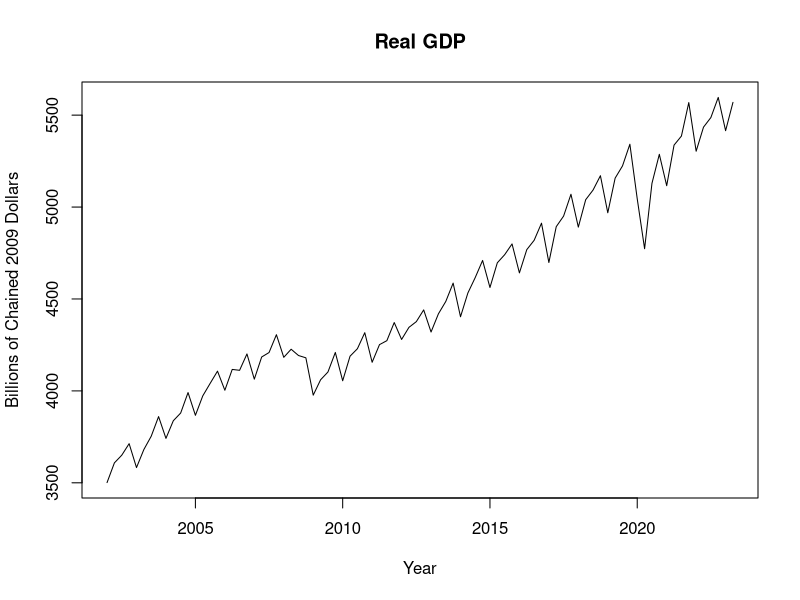
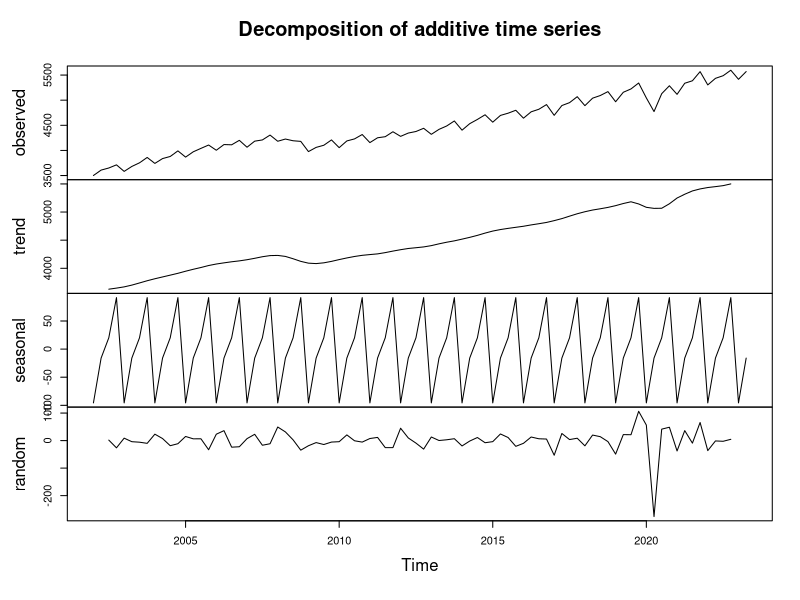
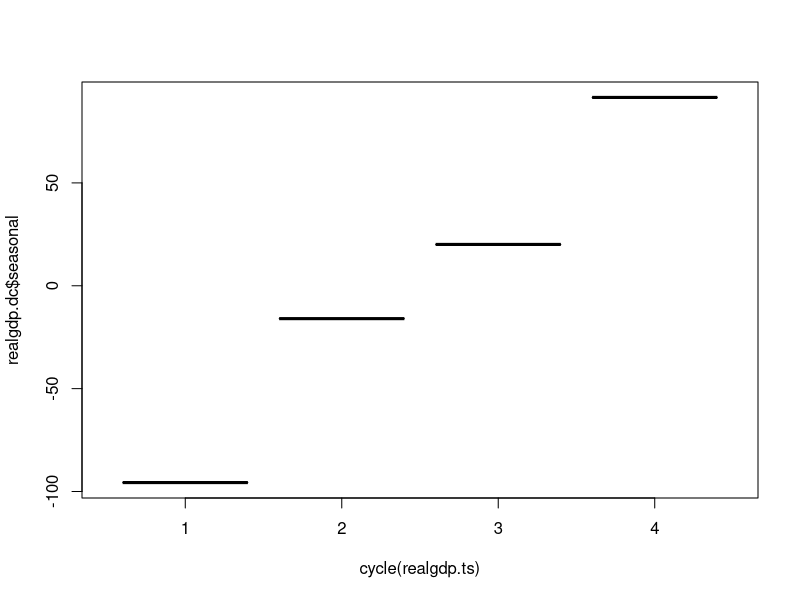
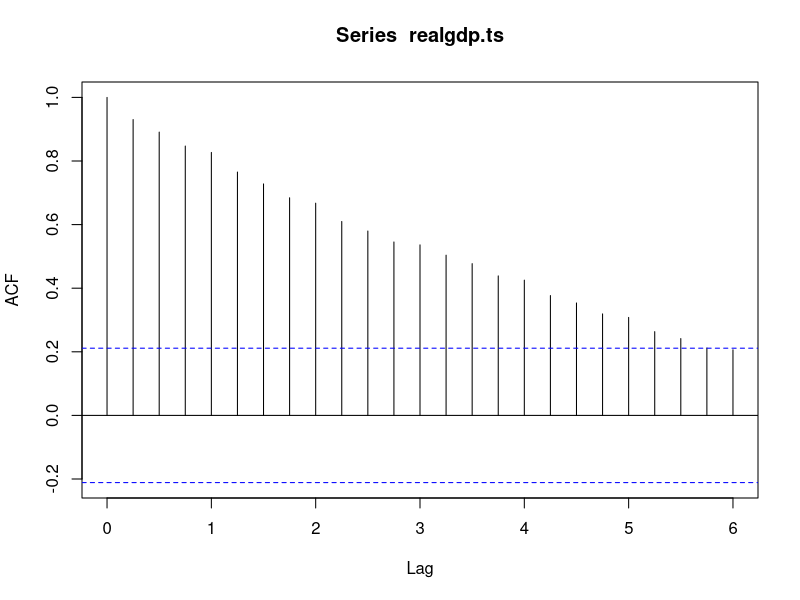
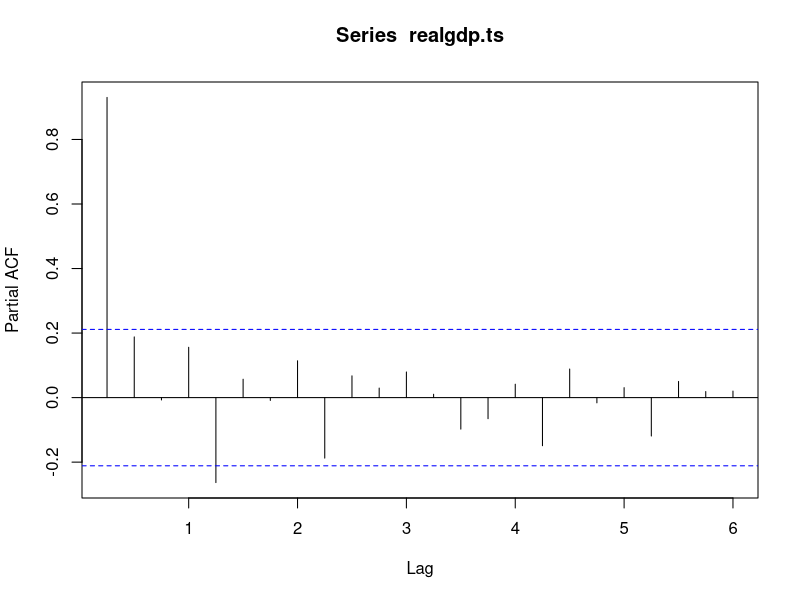
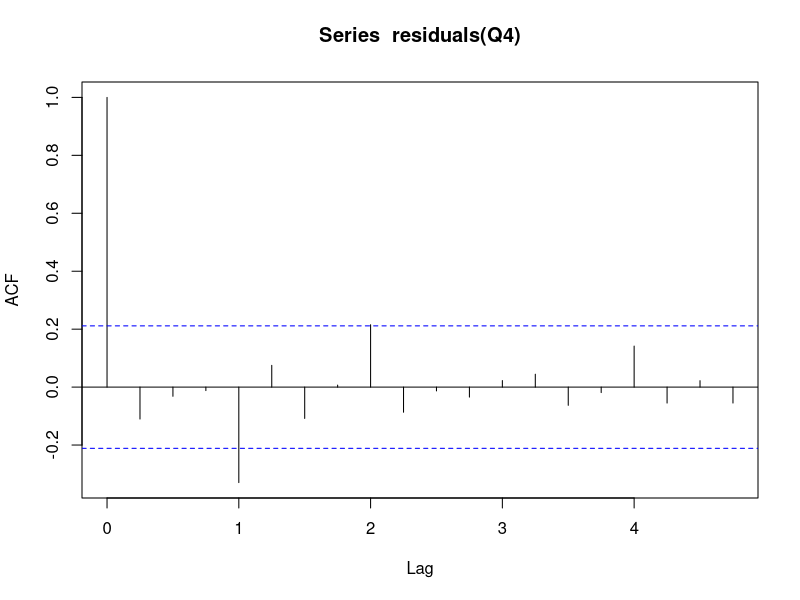
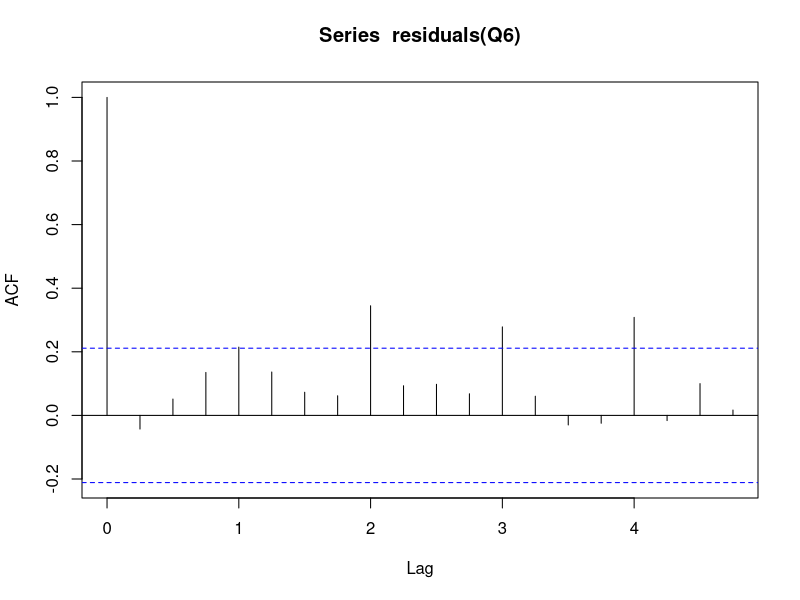
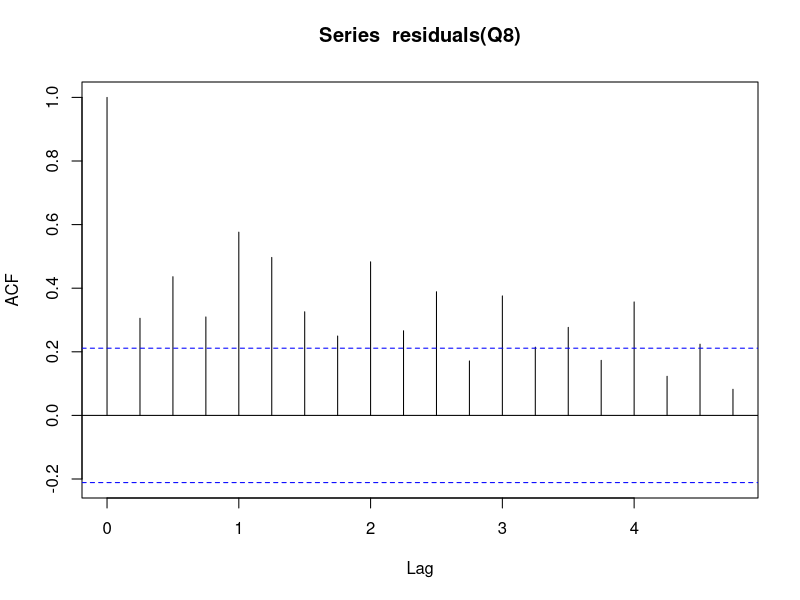

Write the R code that produced these figures, in order.
## ---- chunk 1
realgdp <- read.csv("./Data/realgdp.csv")
head(realgdp)
names(realgdp) <- c("Date", "REALGDP")
realgdp.ts <- ts(realgdp$REALGDP, start = c(2002, 1), frequency = 4)

plot(
  realgdp.ts,
  main = "Real GDP",
  ylab = "Billions of Chained 2009 Dollars",
  xlab = "Year"
)
## ---- chunk 2
realgdp.dc <- decompose(realgdp.ts)

plot(realgdp.dc)

boxplot(realgdp.dc$seasonal ~ cycle(realgdp.ts))
## ---- chunk 3
acf(realgdp.ts, lag.max = 24)
pacf(realgdp.ts, lag.max = 24)
## ---- chunk 4
for (p in 0:6) {
  print(
    paste("p=", p, " - ",
      formatC(
        arima(realgdp.ts, order = c(p, 0, 0), method = "ML")$aic,
        digits = 2, format = "f"
      ),
      sep = ""
    ),
    quote = FALSE
  )
}
## ---- chunk 5
Q4 <- arima(realgdp.ts, order = c(5, 0, 0), method = "ML")
Q4
## ---- chunk 6
acf(residuals(Q4))
## ---- chunk 7
for (q in 0:12) {
  print(
    paste("q=", q, " - ",
      formatC(
        arima(realgdp.ts, order = c(0, 0, q), method = "ML")$aic,
        digits = 2, format = "f"
      ),
      sep = ""
    ),
    quote = FALSE,
  )
}
## ---- chunk 8
Q6 <- arima(realgdp.ts, order = c(0, 0, 11), method = "ML")
Q6

## ---- chunk 9
acf(residuals(Q6))
## ---- chunk 10
library(forecast)
Q8 <- auto.arima(realgdp.ts,
  d = 0,
  seasonal = FALSE,
  ic = "aic",
  approximation = FALSE,
  trace = TRUE,
  stepwise = FALSE,
  method = "ML"
)
## ---- chunk 11
Q8
## ---- chunk 12
acf(residuals(Q8))
## ---- chunk 13
Q10 <- auto.arima(realgdp.ts,
  d = 1,
  seasonal = FALSE,
  ic = "aic",
  approximation = FALSE,
  trace = TRUE,
  stepwise = FALSE,
  method = "ML"
)
## ---- chunk 14
Q10
## ---- chunk 15
acf(residuals(Q10))
## ---- chunk 16
Q12 <- arima(realgdp.ts, order = c(0, 1, 0), method = "ML")
Q12
## ---- chunk 17
Q13 <- arima(realgdp.ts,
  order = c(1, 0, 0),
  seasonal = list(
    order = c(2, 1, 0),
    period = 4),
  method = "ML"
)
## ---- chunk 18
Q13
## ---- chunk 19
Q14 <- auto.arima(realgdp.ts,
  d = 1,
  seasonal = TRUE,
  ic = "aic",
  approximation = FALSE,
  trace = TRUE,
  stepwise = FALSE,
  method = "ML"
)
## ---- chunk 20
Q14
## ---- chunk 21
acf(residuals(Q14))
## ---- chunk 22
plot(forecast(Q14, h = 28, level = 95))
## ---- chunk 23
AP <- AirPassengers

AP.ts <- ts(AP, start = c(1949, 1), frequency = 12)

log_AP.ts <- log10(AP.ts)

AP.ts.diff <- diff(log_AP.ts, differences = 1)

plot(AP.ts.diff)
